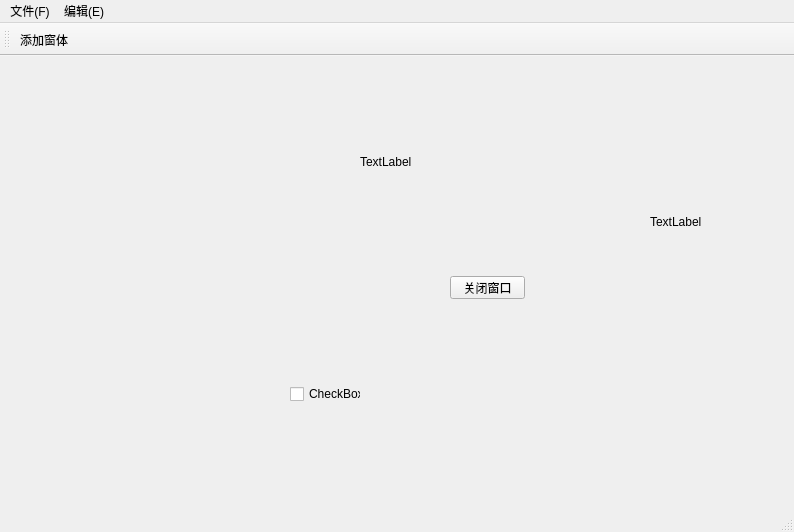
<?xml version="1.0" encoding="UTF-8"?>
<ui version="4.0">
 <class>MainWindow</class>
 <widget class="QMainWindow" name="MainWindow">
  <property name="geometry">
   <rect>
    <x>0</x>
    <y>0</y>
    <width>794</width>
    <height>532</height>
   </rect>
  </property>
  <property name="windowTitle">
   <string>MainWindow</string>
  </property>
  <widget class="QWidget" name="centralwidget">
   <widget class="QPushButton" name="pushButton_12">
    <property name="geometry">
     <rect>
      <x>450</x>
      <y>220</y>
      <width>75</width>
      <height>23</height>
     </rect>
    </property>
    <property name="text">
     <string>关闭窗口</string>
    </property>
   </widget>
   <widget class="QLabel" name="label">
    <property name="geometry">
     <rect>
      <x>360</x>
      <y>100</y>
      <width>54</width>
      <height>12</height>
     </rect>
    </property>
    <property name="text">
     <string>TextLabel</string>
    </property>
   </widget>
   <widget class="QCheckBox" name="checkBox">
    <property name="geometry">
     <rect>
      <x>290</x>
      <y>330</y>
      <width>71</width>
      <height>16</height>
     </rect>
    </property>
    <property name="text">
     <string>CheckBox</string>
    </property>
   </widget>
   <widget class="QLabel" name="label_2">
    <property name="geometry">
     <rect>
      <x>650</x>
      <y>160</y>
      <width>54</width>
      <height>12</height>
     </rect>
    </property>
    <property name="text">
     <string>TextLabel</string>
    </property>
   </widget>
   <widget class="QWidget" name="gridLayoutWidget">
    <property name="geometry">
     <rect>
      <x>120</x>
      <y>140</y>
      <width>160</width>
      <height>80</height>
     </rect>
    </property>
    <layout class="QGridLayout" name="MaingridLayout"/>
   </widget>
  </widget>
  <widget class="QMenuBar" name="menubar">
   <property name="geometry">
    <rect>
     <x>0</x>
     <y>0</y>
     <width>794</width>
     <height>23</height>
    </rect>
   </property>
   <widget class="QMenu" name="menuhello">
    <property name="title">
     <string>文件(F)</string>
    </property>
    <addaction name="fileOpenAction"/>
    <addaction name="actionxinjian"/>
    <addaction name="actionguanbi"/>
   </widget>
   <widget class="QMenu" name="menuhello2">
    <property name="title">
     <string>编辑(E)</string>
    </property>
   </widget>
   <addaction name="menuhello"/>
   <addaction name="menuhello2"/>
  </widget>
  <widget class="QStatusBar" name="statusbar"/>
  <widget class="QToolBar" name="toolBar">
   <property name="windowTitle">
    <string>toolBar</string>
   </property>
   <attribute name="toolBarArea">
    <enum>TopToolBarArea</enum>
   </attribute>
   <attribute name="toolBarBreak">
    <bool>false</bool>
   </attribute>
   <addaction name="addWinAction"/>
  </widget>
  <action name="fileOpenAction">
   <property name="text">
    <string>打开</string>
   </property>
   <property name="shortcut">
    <string>Alt+O</string>
   </property>
  </action>
  <action name="actionxinjian">
   <property name="text">
    <string>新建</string>
   </property>
   <property name="shortcut">
    <string>Alt+N</string>
   </property>
  </action>
  <action name="actionguanbi">
   <property name="text">
    <string>关闭</string>
   </property>
   <property name="shortcut">
    <string>Alt+C</string>
   </property>
  </action>
  <action name="addWinAction">
   <property name="text">
    <string>添加窗体</string>
   </property>
   <property name="toolTip">
    <string>添加窗体</string>
   </property>
  </action>
 </widget>
 <resources/>
 <connections>
  <connection>
   <sender>checkBox</sender>
   <signal>clicked(bool)</signal>
   <receiver>label</receiver>
   <slot>setEnabled(bool)</slot>
   <hints>
    <hint type="sourcelabel">
     <x>344</x>
     <y>363</y>
    </hint>
    <hint type="destinationlabel">
     <x>375</x>
     <y>132</y>
    </hint>
   </hints>
  </connection>
  <connection>
   <sender>checkBox</sender>
   <signal>clicked(bool)</signal>
   <receiver>label_2</receiver>
   <slot>setVisible(bool)</slot>
   <hints>
    <hint type="sourcelabel">
     <x>333</x>
     <y>366</y>
    </hint>
    <hint type="destinationlabel">
     <x>686</x>
     <y>192</y>
    </hint>
   </hints>
  </connection>
 </connections>
</ui>
